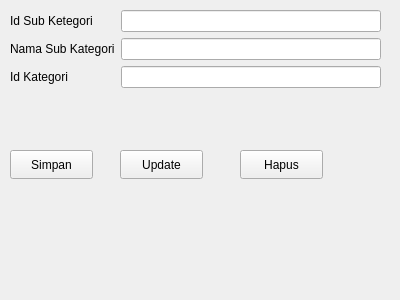
<?xml version="1.0" encoding="UTF-8"?>
<ui version="4.0">
 <class>FormsubKategory</class>
 <widget class="QWidget" name="FormsubKategory">
  <property name="geometry">
   <rect>
    <x>0</x>
    <y>0</y>
    <width>400</width>
    <height>300</height>
   </rect>
  </property>
  <property name="windowTitle">
   <string>Form</string>
  </property>
  <widget class="QWidget" name="formLayoutWidget">
   <property name="geometry">
    <rect>
     <x>10</x>
     <y>10</y>
     <width>371</width>
     <height>121</height>
    </rect>
   </property>
   <layout class="QFormLayout" name="formLayout">
    <item row="0" column="0">
     <widget class="QLabel" name="idSubKetegoriLabel">
      <property name="text">
       <string>Id Sub Ketegori</string>
      </property>
     </widget>
    </item>
    <item row="0" column="1">
     <widget class="QLineEdit" name="idSubKetegoriLineEdit"/>
    </item>
    <item row="1" column="0">
     <widget class="QLabel" name="namaSubKategoriLabel">
      <property name="text">
       <string>Nama Sub Kategori</string>
      </property>
     </widget>
    </item>
    <item row="1" column="1">
     <widget class="QLineEdit" name="namaSubKategoriLineEdit"/>
    </item>
    <item row="2" column="0">
     <widget class="QLabel" name="idKategoriLabel">
      <property name="text">
       <string>Id Kategori</string>
      </property>
     </widget>
    </item>
    <item row="2" column="1">
     <widget class="QLineEdit" name="idKategoriLineEdit"/>
    </item>
   </layout>
  </widget>
  <widget class="QPushButton" name="pushButton">
   <property name="geometry">
    <rect>
     <x>10</x>
     <y>150</y>
     <width>83</width>
     <height>29</height>
    </rect>
   </property>
   <property name="text">
    <string>Simpan</string>
   </property>
  </widget>
  <widget class="QPushButton" name="pushButton_2">
   <property name="geometry">
    <rect>
     <x>120</x>
     <y>150</y>
     <width>83</width>
     <height>29</height>
    </rect>
   </property>
   <property name="text">
    <string>Update</string>
   </property>
  </widget>
  <widget class="QPushButton" name="pushButton_3">
   <property name="geometry">
    <rect>
     <x>240</x>
     <y>150</y>
     <width>83</width>
     <height>29</height>
    </rect>
   </property>
   <property name="text">
    <string>Hapus</string>
   </property>
  </widget>
 </widget>
 <resources/>
 <connections/>
</ui>
